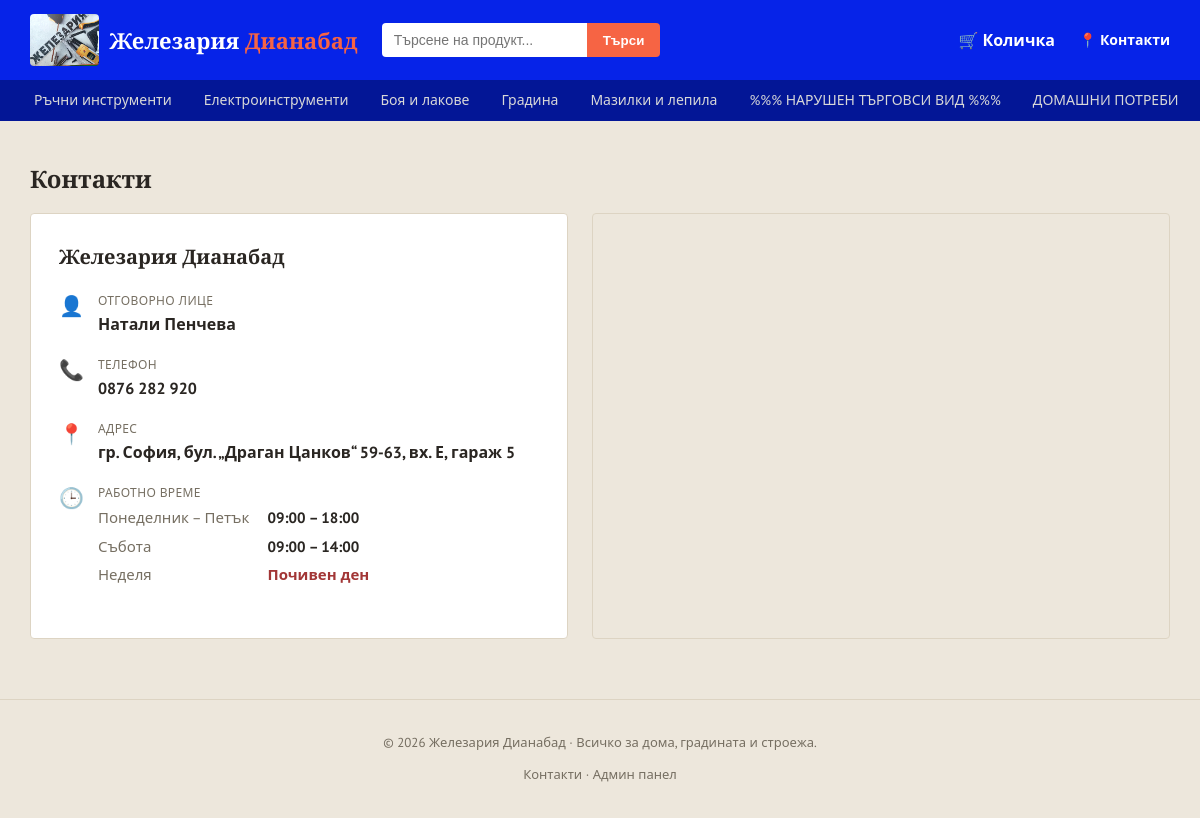
Screenshot of /contacts with the database file from the repository.
### models.py (models this page shows, shortened)
class Category(db.Model):
    __tablename__ = 'categories'
    id = db.Column(db.Integer, primary_key=True)
    name = db.Column(db.String(100), nullable=False, unique=True)
    image_url = db.Column(db.String(300), default='')
    products = db.relationship('Product', backref='category', lazy=True)

### app.py (the view)
@app.route('/contacts')
def contacts():
    categories = Category.query.all()
    return render_template('contacts.html', categories=categories)

### app.py (called while the page is built)
@app.context_processor
def inject_whatsapp_number():
    return {'whatsapp_number': app.config['WHATSAPP_NUMBER'], 'asset_version': app.config['ASSET_VERSION']}

@app.context_processor
def inject_category_icons():
    return {'category_icons': CATEGORY_ICONS}

### templates/contacts.html (shortened to what this page needs)
{% extends 'base.html' %}
{% block content %}
<h1 class="page-title">Контакти</h1>
<div class="contacts-layout">
    <div class="contact-card">
        <h2>Железария Дианабад</h2>
        <div class="contact-row">
            <span class="contact-icon">👤</span>
            <div>
                <div class="contact-label">Отговорно лице</div>
                <div class="contact-value">Натали Пенчева</div>
            </div>
        </div>
        <div class="contact-row">
            <span class="contact-icon">📞</span>
            <div>
                <div class="contact-label">Телефон</div>
                <a href="tel:+359876282920" class="contact-value">0876 282 920</a>
            </div>
        </div>
        <div class="contact-row">
            <span class="contact-icon">📍</span>
            <div>
                <div class="contact-label">Адрес</div>
                <div class="contact-value">гр. София, бул. „Драган Цанков“ 59-63, вх. Е, гараж 5</div>
            </div>
        </div>
        <div class="contact-row">
            <span class="contact-icon">🕒</span>
            <div>
                <div class="contact-label">Работно време</div>
                <table class="working-hours">
                    <tr><td>Понеделник – Петък</td><td>09:00 – 18:00</td></tr>
                    <tr><td>Събота</td><td>09:00 – 14:00</td></tr>
                    <tr><td>Неделя</td><td class="closed">Почивен ден</td></tr>
                </table>
            </div>
        </div>
    </div>
    <div class="contact-map">
        <iframe
            src="https://www.google.com/maps?q={{ 'гр. София, бул. Драган Цанков 59-63' | urlencode }}&output=embed"
            width="100%" height="100%" style="border:0;" allowfullscreen="" loading="lazy">
        </iframe>
    </div>
</div>
{% endblock %}

### templates/base.html (shortened to what this page needs)
<!DOCTYPE html>
<html lang="bg">
<head>
    <link type="text/css" rel="stylesheet" href="{{ url_for('static',filename='css/style.css') }}"/>
</head>
<body>
<header class="topbar">
    <div class="topbar-inner">
        <a href="{{ url_for('index') }}" class="brand">
            <img src="{{ url_for('static', filename='img/brand/logo.png') }}" alt="Железария Дианабад" class="brand-logo">
            <span class="brand-text">Железария <span>Дианабад</span></span>
        </a>
        <form class="search-form" action="{{ url_for('search') }}" method="get">
            <label>
                <input type="text" name="q" placeholder="Търсене на продукт..." value="{{ q if q else '' }}">
            </label>
            <button type="submit">Търси</button>
        </form>
        <a href="{{ url_for('cart_view') }}" class="cart-link">
            🛒 Количка
            {% set cart = session.get('cart', {}) %}
        </a>
        <a href="{{ url_for('contacts') }}" class="contacts-link">📍 Контакти</a>
    </div>
    <nav class="categories-nav">
        {% for c in categories %}
            <a href="{{ url_for('category_view', category_id=c.id) }}">{{ c.name }}</a>
        {% endfor %}
    </nav>
</header>
<main class="container">
    {% block content %}{% endblock %}
</main>
<footer class="footer">
    <p>© 2026 Железария Дианабад · Всичко за дома, градината и строежа.</p>
    <p><a href="{{ url_for('contacts') }}">Контакти</a> · <a href="{{ url_for('admin_dashboard') }}">Админ панел</a></p>
</footer>
</body>
</html>

### static/css/style.css (style rules this page uses)
:root { --steel: #0623e8; --steel-dark: #031696; --accent: #f66444; --accent-dark: #bf4e35; --highlight: #d9a441; --bg: #ede7dc; --card-bg: #ffffff; --border: #ddd4c3; --text: #2a2622; --text-light: #766f62; --success: #4b7a51; --danger: #a23636; --radius: 4px; }
* { box-sizing: border-box; }
body { margin: 0; font-family: 'PT Sans', 'Segoe UI', Roboto, Arial, sans-serif; background: var(--bg); color: var(--text); line-height: 1.5; }
h1, h2, h3, .brand, .hero h1 { font-family: 'Bitter', Georgia, serif; }
a { color: inherit; text-decoration: none; }
.container { max-width: 1180px; margin: 0 auto; padding: 24px 20px 60px; }
.topbar { background: var(--steel); color: #fff; }
.topbar-inner { max-width: 1180px; margin: 0 auto; padding: 14px 20px; display: flex; align-items: center; gap: 24px; }
.brand { font-size: 22px; font-weight: 700; color: #fff; white-space: nowrap; display: flex; align-items: center; gap: 10px; }
.brand-text span { color: var(--accent); }
.brand-logo { height: 52px; width: auto; border-radius: 4px; display: block; }
.search-form { flex: 1; display: flex; }
.search-form input { flex: 1; padding: 9px 12px; border: none; border-radius: var(--radius) 0 0 var(--radius); font-size: 14px; }
.search-form button { padding: 9px 16px; background: var(--accent); color: #fff; border: none; border-radius: 0 var(--radius) var(--radius) 0; cursor: pointer; font-weight: 600; }
.cart-link { position: relative; color: #fff; font-weight: 600; white-space: nowrap; }
.contacts-link { color: #fff; font-weight: 600; white-space: nowrap; font-size: 14px; }
.categories-nav { background: var(--steel-dark); display: flex; gap: 4px; overflow-x: auto; padding: 0 20px; }
.categories-nav a { color: #d8d8d8; padding: 10px 14px; font-size: 14px; white-space: nowrap; }
.page-title { font-size: 24px; margin-bottom: 16px; }
.footer { text-align: center; padding: 20px; color: var(--text-light); font-size: 13px; border-top: 1px solid var(--border); }
.contacts-layout { display: flex; gap: 24px; flex-wrap: wrap; align-items: stretch; }
.contact-card { flex: 1 1 320px; background: var(--card-bg); border: 1px solid var(--border); border-radius: var(--radius); padding: 28px; }
.contact-card h2 { margin-top: 0; margin-bottom: 20px; font-size: 20px; }
.contact-row { display: flex; gap: 14px; align-items: flex-start; margin-bottom: 20px; }
.contact-icon { font-size: 20px; line-height: 1.4; }
.contact-label { font-size: 12px; color: var(--text-light); text-transform: uppercase; letter-spacing: .03em; margin-bottom: 2px; }
.contact-value { font-size: 16px; font-weight: 600; color: var(--text); }
.working-hours { border-collapse: collapse; margin-top: 2px; }
.working-hours td { padding: 3px 0; font-size: 15px; font-weight: 600; color: var(--text); }
.working-hours td:first-child { padding-right: 18px; font-weight: 400; color: var(--text-light); }
.working-hours .closed { color: var(--danger); }
.contact-map { flex: 1 1 360px; min-height: 320px; border-radius: var(--radius); overflow: hidden; border: 1px solid var(--border); }

### rows the page displays
Category: name "Ръчни инструменти"
Category: name "Електроинструменти"
Category: name "Боя и лакове"
Category: name "Градина"
Category: name "Мазилки и лепила"
Category: name "%%% НАРУШЕН ТЪРГОВСИ ВИД %%%"
Category: name "ДОМАШНИ ПОТРЕБИ"
